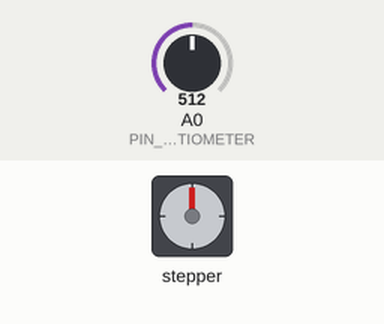
Recording of a sketch running on a simulated Arduino Uno, built with avr-gcc and run on an emulated ATmega328P. Shown: stepper motor. The test bench sets the inputs (shaded band); at power-on: A0 (PIN_DIR_POTENTIOMETER) = 512. Stepper angles assume 2048 steps per turn.

Above: at 1.2 s.
1.3 s: A0 (PIN_DIR_POTENTIOMETER) set to 539
2.8 s: A0 (PIN_DIR_POTENTIOMETER) set to 566
At 3.5 s:
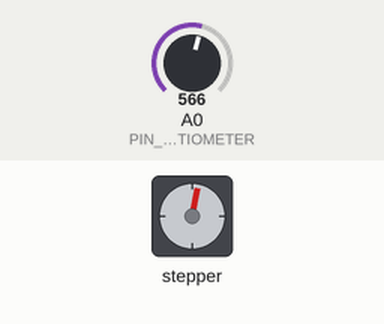
5.8 s: A0 (PIN_DIR_POTENTIOMETER) set to 716
At 6.24 s:
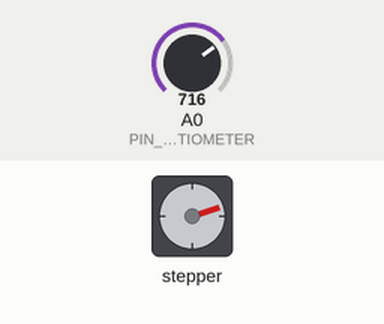
Timing chart, 0 to 17.8 s (numbered marks = the images above; inputs shaded):
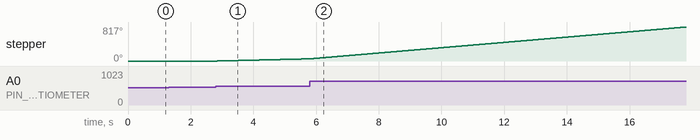

The sketch:

potentiometer_control.ino
```cpp
#include <AccelStepper.h>


#define PIN_DIR_POTENTIOMETER A0
#define SPEED_MAX 1000
#define SPEED_MIN 0
#define DEADZONE 40
#define POTENTIOMETER_MAX 1024
#define POTENTIOMETER_MIN 0
#define POTENTIOMETER_MIDDLE 512
#define PIN_BUTTON_C 3

AccelStepper stepper(AccelStepper::FULL4WIRE, 7, 6, 5, 4);


void update_stepper(){
   int potentiometer = analogRead(PIN_DIR_POTENTIOMETER) - POTENTIOMETER_MIDDLE;
   bool reverse;
   if(potentiometer < 0){
       potentiometer *= -1;
       reverse = true;
   }else{
       reverse = false;
   }
   if(potentiometer < DEADZONE){
       potentiometer = 0;
   }

   double speed = map(potentiometer,
                POTENTIOMETER_MIN, POTENTIOMETER_MIDDLE,
                SPEED_MIN, SPEED_MAX);
   if(reverse){
      speed = -1*speed;
   }
   stepper.setSpeed(speed);
}

int button_c_state = HIGH;
bool enabled = false;

void handle_buttons(){
    if(button_c_state == HIGH && digitalRead(PIN_BUTTON_C) == LOW){
        enabled = !enabled;
        button_c_state = LOW;
        if(enabled){
         stepper.enableOutputs();
        }else{
         stepper.disableOutputs();
        }
    }else if(button_c_state == LOW && digitalRead(PIN_BUTTON_C) == HIGH){
        button_c_state = HIGH;
    }
}

void setup()
{
   pinMode(PIN_DIR_POTENTIOMETER, INPUT);
   stepper.setMaxSpeed(SPEED_MAX);
   stepper.setSpeed(0);
   stepper.disableOutputs();
}

void loop()
{
   update_stepper();
   stepper.runSpeed();
}
```

Measured:
- the behaviour switches between 551 and 552 on A0 (PIN_DIR_POTENTIOMETER) (found by bisection; images 0 and 1)
- after the input at 1.3 s, every drawn part: stays the same
- after the input at 2.8 s, stepper: keeps turning clockwise at about 18°/s, starting after 0.05 s
